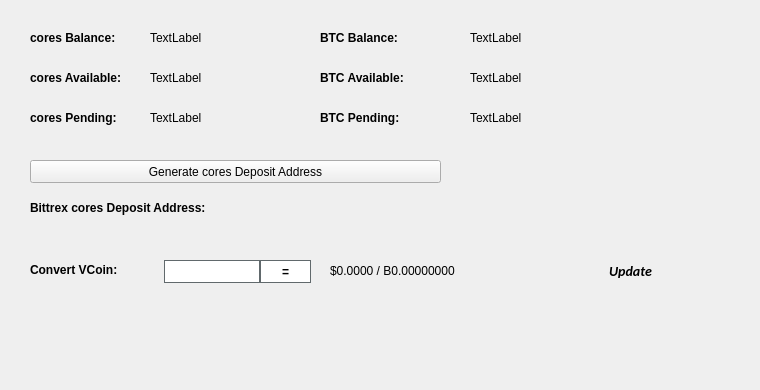
   <widget class="QWidget" name="BalanceTab">
    <attribute name="title">
     <string>Balance</string>
    </attribute>
    <widget class="QLabel" name="BitcoinBalanceLabel">
     <property name="geometry">
      <rect>
       <x>470</x>
       <y>30</y>
       <width>150</width>
       <height>16</height>
      </rect>
     </property>
     <property name="text">
      <string>TextLabel</string>
     </property>
    </widget>
    <widget class="QLabel" name="coresBalanceLabel">
     <property name="geometry">
      <rect>
       <x>150</x>
       <y>30</y>
       <width>150</width>
       <height>16</height>
      </rect>
     </property>
     <property name="text">
      <string>TextLabel</string>
     </property>
    </widget>
    <widget class="QLabel" name="label_11">
     <property name="geometry">
      <rect>
       <x>30</x>
       <y>30</y>
       <width>101</width>
       <height>16</height>
      </rect>
     </property>
     <property name="font">
      <font>
       <weight>75</weight>
       <bold>true</bold>
      </font>
     </property>
     <property name="text">
      <string>cores Balance:</string>
     </property>
    </widget>
    <widget class="QLabel" name="label_12">
     <property name="geometry">
      <rect>
       <x>320</x>
       <y>30</y>
       <width>101</width>
       <height>16</height>
      </rect>
     </property>
     <property name="font">
      <font>
       <weight>75</weight>
       <bold>true</bold>
      </font>
     </property>
     <property name="text">
      <string>BTC Balance:</string>
     </property>
    </widget>
    <widget class="QLabel" name="coresAvailableLabel_2">
     <property name="geometry">
      <rect>
       <x>150</x>
       <y>70</y>
       <width>150</width>
       <height>16</height>
      </rect>
     </property>
     <property name="text">
      <string>TextLabel</string>
     </property>
    </widget>
    <widget class="QLabel" name="label_13">
     <property name="geometry">
      <rect>
       <x>30</x>
       <y>70</y>
       <width>111</width>
       <height>16</height>
      </rect>
     </property>
     <property name="font">
      <font>
       <weight>75</weight>
       <bold>true</bold>
      </font>
     </property>
     <property name="text">
      <string>cores Available:</string>
     </property>
    </widget>
    <widget class="QLabel" name="label_14">
     <property name="geometry">
      <rect>
       <x>30</x>
       <y>110</y>
       <width>101</width>
       <height>16</height>
      </rect>
     </property>
     <property name="font">
      <font>
       <weight>75</weight>
       <bold>true</bold>
      </font>
     </property>
     <property name="text">
      <string>cores Pending:</string>
     </property>
    </widget>
    <widget class="QLabel" name="coresPendingLabel">
     <property name="geometry">
      <rect>
       <x>150</x>
       <y>110</y>
       <width>150</width>
       <height>16</height>
      </rect>
     </property>
     <property name="text">
      <string>TextLabel</string>
     </property>
    </widget>
    <widget class="QLabel" name="label_15">
     <property name="geometry">
      <rect>
       <x>320</x>
       <y>70</y>
       <width>111</width>
       <height>16</height>
      </rect>
     </property>
     <property name="font">
      <font>
       <weight>75</weight>
       <bold>true</bold>
      </font>
     </property>
     <property name="text">
      <string>BTC Available:</string>
     </property>
    </widget>
    <widget class="QLabel" name="BitcoinAvailableLabel">
     <property name="geometry">
      <rect>
       <x>470</x>
       <y>70</y>
       <width>150</width>
       <height>16</height>
      </rect>
     </property>
     <property name="text">
      <string>TextLabel</string>
     </property>
    </widget>
    <widget class="QLabel" name="label_31">
     <property name="geometry">
      <rect>
       <x>320</x>
       <y>110</y>
       <width>111</width>
       <height>16</height>
      </rect>
     </property>
     <property name="font">
      <font>
       <weight>75</weight>
       <bold>true</bold>
      </font>
     </property>
     <property name="text">
      <string>BTC Pending:</string>
     </property>
    </widget>
    <widget class="QLabel" name="BitcoinPendingLabel">
     <property name="geometry">
      <rect>
       <x>470</x>
       <y>110</y>
       <width>150</width>
       <height>16</height>
      </rect>
     </property>
     <property name="text">
      <string>TextLabel</string>
     </property>
    </widget>
    <widget class="QLabel" name="label_33">
     <property name="geometry">
      <rect>
       <x>30</x>
       <y>200</y>
       <width>221</width>
       <height>16</height>
      </rect>
     </property>
     <property name="font">
      <font>
       <weight>75</weight>
       <bold>true</bold>
      </font>
     </property>
     <property name="text">
      <string>Bittrex cores Deposit Address:</string>
     </property>
    </widget>
    <widget class="QPushButton" name="GenDepositBTN">
     <property name="geometry">
      <rect>
       <x>30</x>
       <y>160</y>
       <width>411</width>
       <height>23</height>
      </rect>
     </property>
     <property name="text">
      <string>Generate cores Deposit Address</string>
     </property>
     <property name="icon">
      <iconset resource="../cores.qrc">
       <normaloff>:/icons/bitcoin</normaloff>:/icons/bitcoin</iconset>
     </property>
    </widget>
    <widget class="QLabel" name="DepositAddressLabel">
     <property name="geometry">
      <rect>
       <x>200</x>
       <y>200</y>
       <width>261</width>
       <height>16</height>
      </rect>
     </property>
     <property name="palette">
      <palette>
       <active>
        <colorrole role="WindowText">
         <brush brushstyle="SolidPattern">
          <color alpha="255">
           <red>0</red>
           <green>0</green>
           <blue>0</blue>
          </color>
         </brush>
        </colorrole>
        <colorrole role="Text">
         <brush brushstyle="SolidPattern">
          <color alpha="255">
           <red>0</red>
           <green>0</green>
           <blue>255</blue>
          </color>
         </brush>
        </colorrole>
       </active>
       <inactive>
        <colorrole role="WindowText">
         <brush brushstyle="SolidPattern">
          <color alpha="255">
           <red>0</red>
           <green>0</green>
           <blue>0</blue>
          </color>
         </brush>
        </colorrole>
        <colorrole role="Text">
         <brush brushstyle="SolidPattern">
          <color alpha="255">
           <red>0</red>
           <green>0</green>
           <blue>255</blue>
          </color>
         </brush>
        </colorrole>
       </inactive>
       <disabled>
        <colorrole role="WindowText">
         <brush brushstyle="SolidPattern">
          <color alpha="255">
           <red>120</red>
           <green>120</green>
           <blue>120</blue>
          </color>
         </brush>
        </colorrole>
        <colorrole role="Text">
         <brush brushstyle="SolidPattern">
          <color alpha="255">
           <red>120</red>
           <green>120</green>
           <blue>120</blue>
          </color>
         </brush>
        </colorrole>
       </disabled>
      </palette>
     </property>
     <property name="font">
      <font>
       <weight>75</weight>
       <bold>true</bold>
      </font>
     </property>
     <property name="text">
      <string/>
     </property>
     <property name="alignment">
      <set>Qt::AlignRight|Qt::AlignTrailing|Qt::AlignVCenter</set>
     </property>
     <property name="textInteractionFlags">
      <set>Qt::LinksAccessibleByMouse|Qt::TextSelectableByKeyboard|Qt::TextSelectableByMouse</set>
     </property>
    </widget>
    <widget class="QLabel" name="label_8">
     <property name="geometry">
      <rect>
       <x>460</x>
       <y>300</y>
       <width>281</width>
       <height>81</height>
      </rect>
     </property>
     <property name="text">
      <string/>
     </property>
     <property name="pixmap">
      <pixmap>:/images/bittrex</pixmap>
     </property>
    </widget>
    <widget class="QWidget" name="widgetConversion" native="true">
     <property name="geometry">
      <rect>
       <x>0</x>
       <y>250</y>
       <width>751</width>
       <height>43</height>
      </rect>
     </property>
     <property name="minimumSize">
      <size>
       <width>0</width>
       <height>43</height>
      </size>
     </property>
     <property name="styleSheet">
      <string notr="true"/>
     </property>
     <widget class="QPushButton" name="btnUpdateMarketData">
      <property name="geometry">
       <rect>
        <x>575</x>
        <y>0</y>
        <width>111</width>
        <height>41</height>
       </rect>
      </property>
      <property name="sizePolicy">
       <sizepolicy hsizetype="Expanding" vsizetype="Expanding">
        <horstretch>0</horstretch>
        <verstretch>0</verstretch>
       </sizepolicy>
      </property>
      <property name="font">
       <font>
        <family>calibri</family>
        <pointsize>-1</pointsize>
        <weight>75</weight>
        <italic>true</italic>
        <bold>true</bold>
       </font>
      </property>
      <property name="styleSheet">
       <string notr="true">margin:0px;text-align:center;padding:2px;border-radius:3px;font-style:italic;width:100px;font-size:14px;font-family:calibri;font-weight:600;</string>
      </property>
      <property name="text">
       <string>Update</string>
      </property>
      <property name="iconSize">
       <size>
        <width>150</width>
        <height>35</height>
       </size>
      </property>
      <property name="autoDefault">
       <bool>true</bool>
      </property>
      <property name="default">
       <bool>true</bool>
      </property>
     </widget>
     <widget class="QLabel" name="lblConvertVCoin">
      <property name="geometry">
       <rect>
        <x>30</x>
        <y>10</y>
        <width>131</width>
        <height>20</height>
       </rect>
      </property>
      <property name="styleSheet">
       <string notr="true"/>
      </property>
      <property name="text">
       <string>&lt;html&gt;&lt;head/&gt;&lt;body&gt;&lt;p&gt;&lt;span style=&quot; font-weight:600;&quot;&gt;Convert VCoin:&lt;/span&gt;&lt;/p&gt;&lt;/body&gt;&lt;/html&gt;</string>
      </property>
     </widget>
     <widget class="QLineEdit" name="txtConvertVCoinQty">
      <property name="geometry">
       <rect>
        <x>160</x>
        <y>10</y>
        <width>100</width>
        <height>23</height>
       </rect>
      </property>
      <property name="minimumSize">
       <size>
        <width>100</width>
        <height>23</height>
       </size>
      </property>
      <property name="maximumSize">
       <size>
        <width>100</width>
        <height>16777215</height>
       </size>
      </property>
      <property name="styleSheet">
       <string notr="true">border: 1px solid #61696c;margin-left:4px;</string>
      </property>
     </widget>
     <widget class="QPushButton" name="btnConvertcores">
      <property name="geometry">
       <rect>
        <x>260</x>
        <y>10</y>
        <width>51</width>
        <height>23</height>
       </rect>
      </property>
      <property name="minimumSize">
       <size>
        <width>0</width>
        <height>23</height>
       </size>
      </property>
      <property name="styleSheet">
       <string notr="true">border:1px solid #61696c;background:white;font-weight:600;</string>
      </property>
      <property name="text">
       <string>=</string>
      </property>
     </widget>
     <widget class="QLabel" name="lblConvertVCoinResults">
      <property name="geometry">
       <rect>
        <x>330</x>
        <y>0</y>
        <width>201</width>
        <height>41</height>
       </rect>
      </property>
      <property name="styleSheet">
       <string notr="true"/>
      </property>
      <property name="text">
       <string>$0.0000 / B0.00000000</string>
      </property>
     </widget>
     <widget class="QLabel" name="iconOverviewUpdateWait">
      <property name="geometry">
       <rect>
        <x>670</x>
        <y>10</y>
        <width>24</width>
        <height>24</height>
       </rect>
      </property>
      <property name="text">
       <string/>
      </property>
      <property name="pixmap">
       <pixmap resource="../cores.qrc">:/icons/transaction_1</pixmap>
      </property>
      <property name="scaledContents">
       <bool>true</bool>
      </property>
      <property name="alignment">
       <set>Qt::AlignCenter</set>
      </property>
     </widget>
    </widget>
   </widget>
